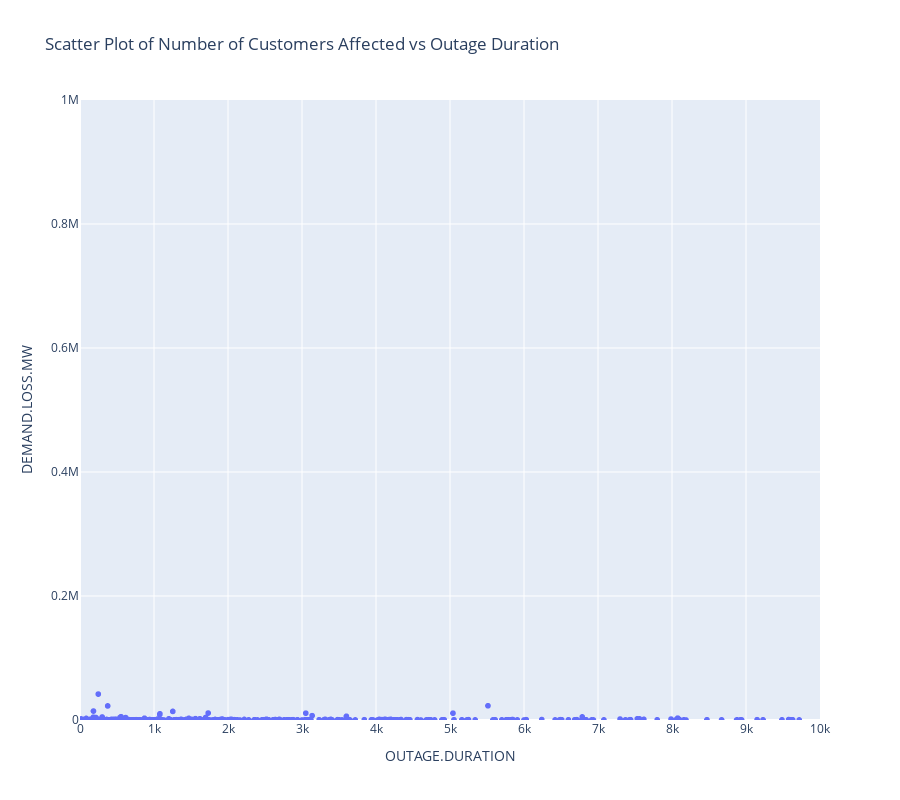

Notebook code cell kept with this figure:
### Code cell
fig4 = px.scatter(df_no_unit, x="OUTAGE.DURATION", y="DEMAND.LOSS.MW", title='Scatter Plot of Number of Customers Affected vs Outage Duration')
fig4.update_layout(
    xaxis=dict(range=[0, 10000]),
    yaxis=dict(range=[0, 1000000]),
    height=800)
fig4.show()

### Figure 1 — Plotly figure (JSON) as saved in the notebook; plotly's stock layout.template omitted (floating-point values rounded to 4 significant figures; data arrays with more than 128 entries replaced by an {"elided": "..."} marker saying what was removed)
{"data": [{"hovertemplate": "OUTAGE.DURATION=%{x}<br>DEMAND.LOSS.MW=%{y}<extra></extra>", "legendgroup": "", "marker": {"color": "#636efa", "symbol": "circle"}, "mode": "markers", "name": "", "showlegend": false, "type": "scattergl", "x": {"elided": "1534 int values"}, "xaxis": "x", "y": {"elided": "1534 int values"}, "yaxis": "y"}], "layout": {"height": 800, "legend": {"tracegroupgap": 0}, "title": {"text": "Scatter Plot of Number of Customers Affected vs Outage Duration"}, "xaxis": {"anchor": "y", "domain": [0, 1], "range": [0, 10000], "title": {"text": "OUTAGE.DURATION"}}, "yaxis": {"anchor": "x", "domain": [0, 1], "range": [0, 1000000], "title": {"text": "DEMAND.LOSS.MW"}}}}
